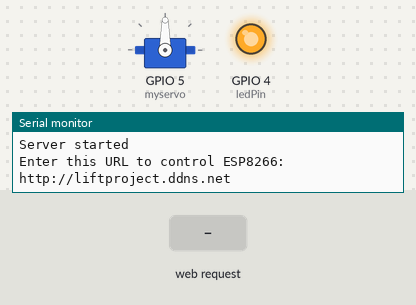
Bench run of a sketch on a simulated ESP8266 (NodeMCU). Parts: servo, output pins drawn as LEDs (lit = HIGH), the last lines printed to the serial monitor. The inputs (shaded band) are chosen by the test bench. WiFi joins after 1.5 s; servers stay silent unless stated.

Above: at 6.4 s.
6.5 s: HTTP request GET /CALL received
At 6.65 s:
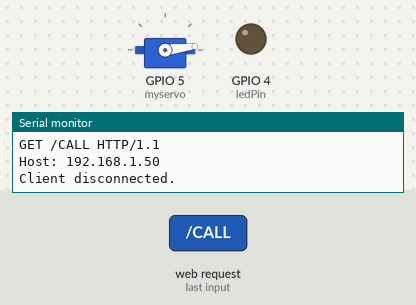
At 7.25 s:
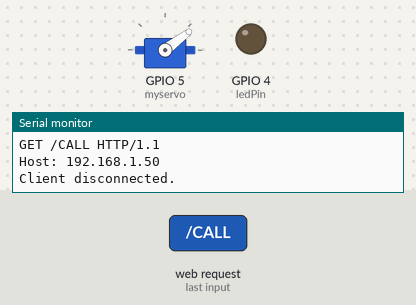
12.5 s: HTTP request GET /CALL received
At 21.9 s:
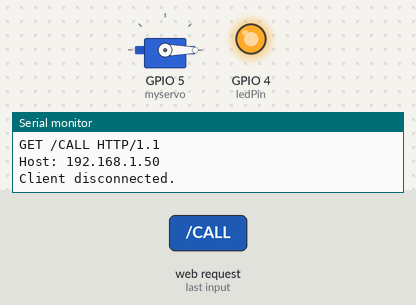
Timing chart, 0 to 23.4 s (numbered marks = the images above; inputs shaded):
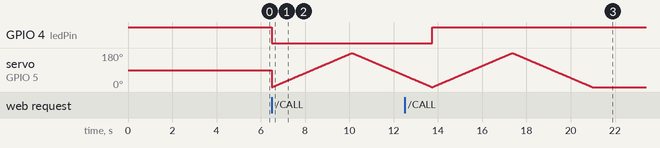

Measured:
- after the input at 6.5 s, GPIO 4 (ledPin): HIGH → LOW at once
- after the input at 12.5 s, GPIO 4 (ledPin): LOW → HIGH after 1.2 s

The sketch:

Project.ino
```cpp
#include <ESP8266WiFi.h>
#include<Servo.h>


Servo myservo;  // create servo object to control a servo

int pos = 0;    // variable to store the servo position

ADC_MODE(ADC_VCC);
WiFiServer ESPserver(80);   // Create a webserver object that listens for HTTP request on port 80

const char* ssid = "WiFi-2.4-C9FC" ;
const char* password = "4Zay6G26gHpM";
int ledPin = 4; // GPIO2 of ESP8266
String message="";
String message2="";
String batterystate="";
float state=0;
int state2=0;
// Variable to store the HTTP request
String header;


void setup()
{
 myservo.attach(5);  // attaches the servo on pin 9 to the servo object
Serial.begin(115200);
pinMode(ledPin, OUTPUT);
digitalWrite(ledPin, HIGH);

Serial.println();
Serial.println();
Serial.print("Connecting to ");
Serial.println(ssid);

WiFi.begin(ssid, password);

delay(5000);

while (WiFi.status() != WL_CONNECTED)
{
delay(500);
Serial.print(".");
}
Serial.println("");
Serial.println("WiFi connected");
Serial.println("IP address: ");
Serial.println(WiFi.localIP());

// Start the server
ESPserver.begin();
Serial.println("Server started");

// Print the IP address
Serial.print("Enter this URL to control ESP8266: ");
Serial.print("http://liftproject.ddns.net");

//Connect to internet to get Public IP
WiFiClient client1;
client1.connect("api.ipify.org", 80);
client1.stop();

}


void loop()
{


WiFiClient client = ESPserver.available();

if (client) { // If a new client connects,
Serial.println("New Client."); // print a message out in the serial port
String currentLine = ""; // make a String to hold incoming data
while (client.connected()) { // loop while the client's connected
if (client.available()) { // if there's bytes to read
char c = client.read(); // read a byte, then
Serial.write(c); // print it out the serial monitor
header += c;
if (c == '\n') {
   if (currentLine.length() == 0) {
    BattState();
    UpdateMess();
    Response(client,header);
    break;
  } else { // if you got a newline, then clear currentLine
    currentLine = "";
     }

} else if (c != '\r') { // if you got anything else but a carriage return character,
currentLine += c; // add it to the end of the currentLine
}
}
   }
// Clear the header variable
header = "";
// Close the connection
client.stop();
Serial.println("Client disconnected.");
Serial.println("");
myFunction();

  }

}


void myFunction(){

  message="The Lift has  just been called!";

  for (pos = 0; pos <= 180; pos += 1) { // goes from 0 degrees to 180 degrees:foward rotation
  // in steps of 1 degree
  myservo.write(pos);              // tell servo to go to position in variable 'pos'
  delay(20);                     // waits for the servo to reach the position
  }
  for (pos = 180; pos >= 0; pos -= 1) { // goes from 180 degrees to 0 degrees: reverse rotation
  myservo.write(pos);              // tell servo to go to position in variable 'pos'
  delay(20);                       // waits  for the servo to reach the position
  }
  message="";
}

void BattState(){

batterystate=ESP.getVcc();
state2=batterystate.toInt();
//compute the battery voltage in percent
//3OOmv for compensation due to onboard voltage divider on ESP8266
state= ( (float)state2 + 300.0) ;
state2=round(state);
batterystate=String(state2);
}

//Display message when Battery Low

void UpdateMess(){
 if(state2<=1800){

 message2=" Low ! Please recharge.";

 }
 else

 message2=" OK.";
}


//Response to send to browser
void Response(WiFiClient client,String header ){


client.println("HTTP/1.1 200 OK");
client.println("Content-Type: text/html");
client.println("Connection: close");
client.println(""); //  IMPORTANT

 if (header.indexOf("GET /CALL") >= 0) {
     message="The Lift has been called!";
     digitalWrite(ledPin, !digitalRead(ledPin));
 }


//Display webpage

client.println("<!DOCTYPE HTML>");
client.println("<html>");
client.println("<head>");
client.println("<link rel=\"icon\" href=\"data:,\">");
client.println("<title>Lift Caller</title>");
client.println("</head>");
client.println("<body>");
client.println("<h1 style=""text-align:center"">Welcome !! </h1>");
client.println("<h2>  Battery State: " +message2+"</h2>");
client.println("<p>Please Click on the link below to call the Lift.</p>");
client.println("Click <a href=\"/CALL\">here</a>");
client.println("<p>"+message+"</p>");
client.println("</body>");
client.println("</html>");
client.println();
}
```
